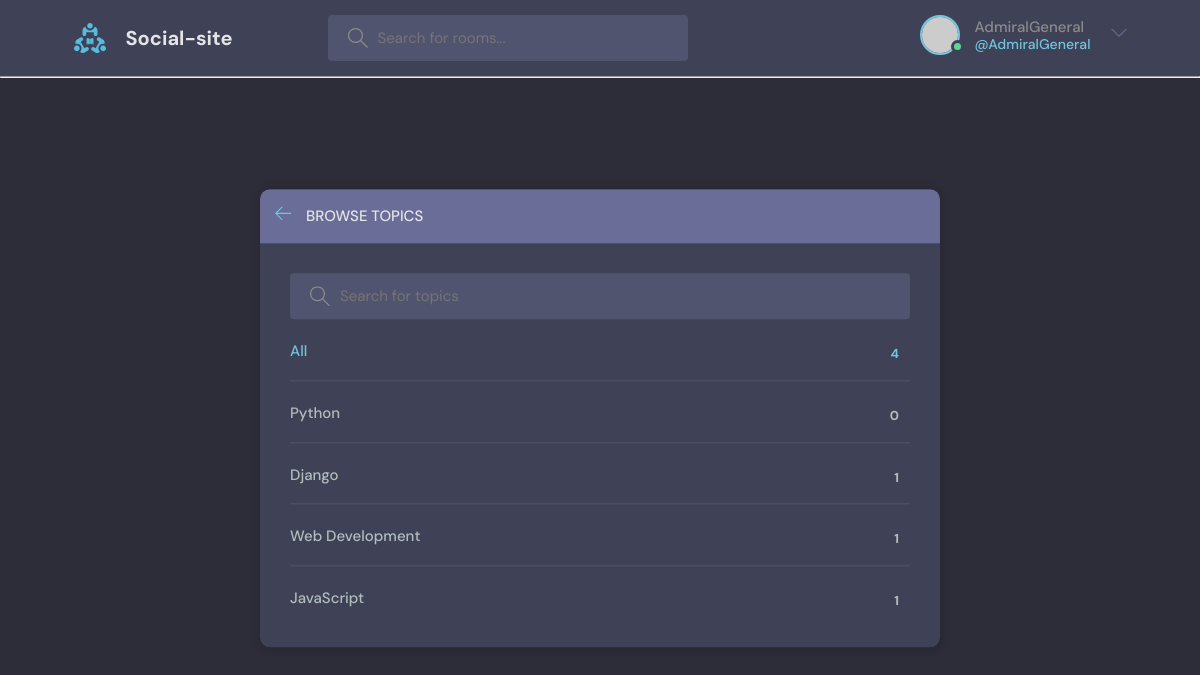
Page /topics/ (signed in) on the earlier database version.
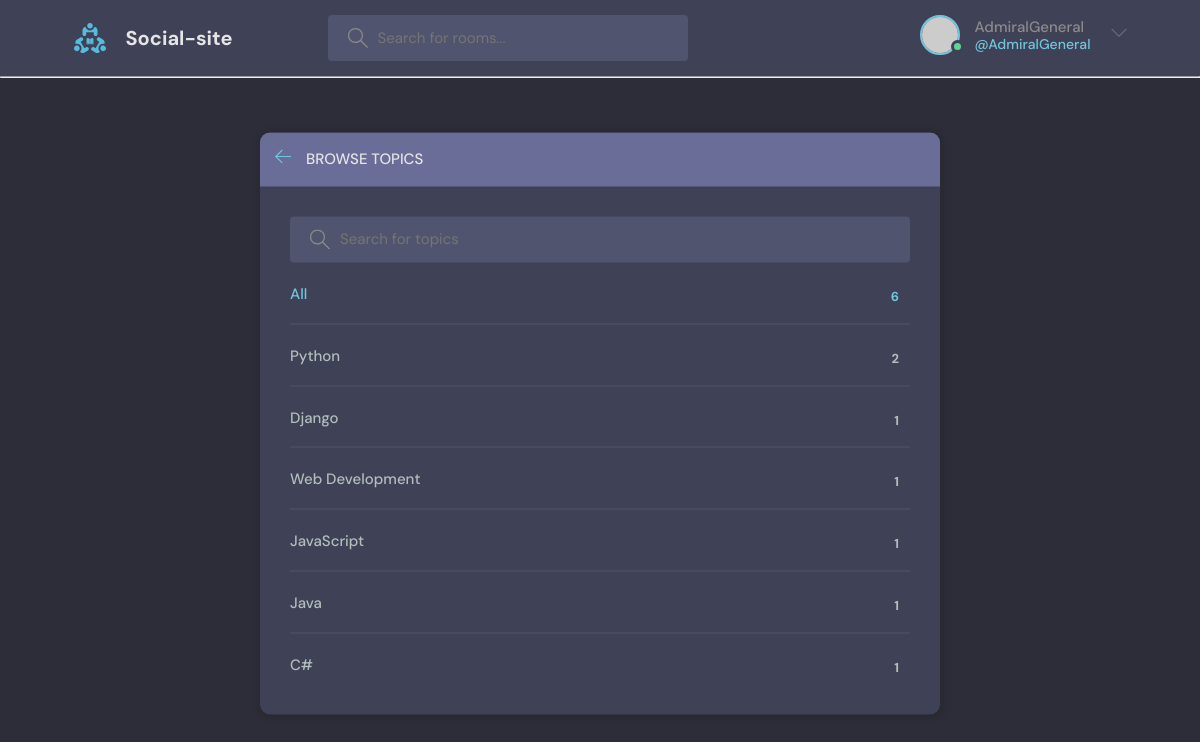
Same page on the later database version.
### base/models.py (models this page shows, shortened)
class Topic(models.Model):
	name = models.CharField(max_length=200)

### base/views.py (the view)
# urls.py: path('topics/', views.topicsPage, name="topics"),
def topicsPage(request):
	q = request.GET.get('q') if request.GET.get('q') != None else ''
	topics = Topic.objects.filter(name__icontains=q)
	return render(request, 'base/topics.html', {'topics': topics})

### base/templates/base/topics.html (shortened to what this page needs)
{% extends 'main.html' %}
{% block content %}
    <main class="create-room layout">
      <div class="container">
        <div class="layout__box">
          <div class="layout__boxHeader">
            <div class="layout__boxTitle">
              <a href="{% url 'home' %}">
                <svg version="1.1" xmlns="http://www.w3.org/2000/svg" width="32" height="32" viewBox="0 0 32 32">
                  <title>arrow-left</title>
                  <path
                    d="M13.723 2.286l-13.723 13.714 13.719 13.714 1.616-1.611-10.96-10.96h27.625v-2.286h-27.625l10.965-10.965-1.616-1.607z"
                  ></path>
                </svg>
              </a>
              <h3>Browse Topics</h3>
            </div>
          </div>
          <div class="topics-page layout__body">
            <form class="header__search" action="" method="GET">
              <label>
                <input placeholder="Search for topics" name="q" />
              </label>
            </form>
            <ul class="topics__list">
              <li>
                <a href="{% url 'topics' %}" class="active">All <span>{{topics.count}}</span></a>
              </li>
              {% for topic in topics %}
              <li>
                <a href="{% url 'home' %}?q={topic.name}">{{ topic.name }} <span>{{topic.room_set.all.count}}</span></a>
              </li>
              {% endfor %}
            </ul>
          </div>
        </div>
      </div>
    </main>
{% endblock content %}

Differences in the rows shown:
computed for Topic "Python": room_set.all.count "0" → "2"
added Topic: name "Java", room_set.all.count "1"
added Topic: name "C#", room_set.all.count "1"
Other differences:
{{ topics.count }}: "4" → "6"
